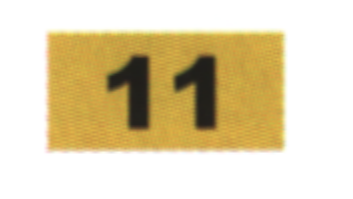
#> input picture Learning/67_Align_Pages/Page11.png, 353 x 199 px
$ python DetectYellow1.py
#> lines starting #> are read from the running program, lines starting #| are printed output that depends on the picture
import matplotlib.pyplot as plt
import matplotlib.image as mpimg
import numpy as np
import scipy

img = mpimg.imread('Page11.png')
#> img is the input picture: shape (199, 353, 3) float32; mean R, G, B 0.888, 0.835, 0.702
width = img.shape[1]
#> width = 353
height = img.shape[0]
#> height = 199

yellow = np.array([0.7921569, 0.6392157, 0.27058825])
yellow1 = np.array([0.7821569, 0.6292157, 0.26058825])

def dotdist(p1, p2):
    return np.linalg.norm(p2-p1)

dist = dotdist(yellow, yellow1)
print(dist)

# [9 lines of commented-out code are left out]

drow=[]
for row in range(height):
    coldist = [dotdist(img[row, col], yellow) for col in range(width)]
    n = sum(1 if d<0.05 else 0 for d in coldist)
    drow.append(n)
#> this loop made 199 passes
#> n on passes 1 to 3: 0, 0, 0
#> after the loop, drow = 199 values, max 201 at index 49, min 0 at index 0, mean 80.76
print(drow)
#> (printed output is left out)

plt.plot(drow)
plt.show()
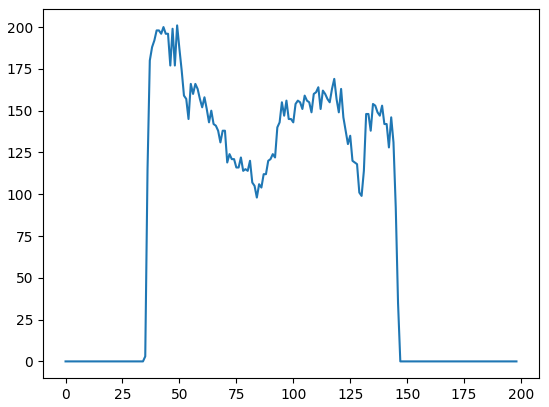
#> figure drawn by matplotlib, 1 panel; curve peaks at x = 49, y = 201
